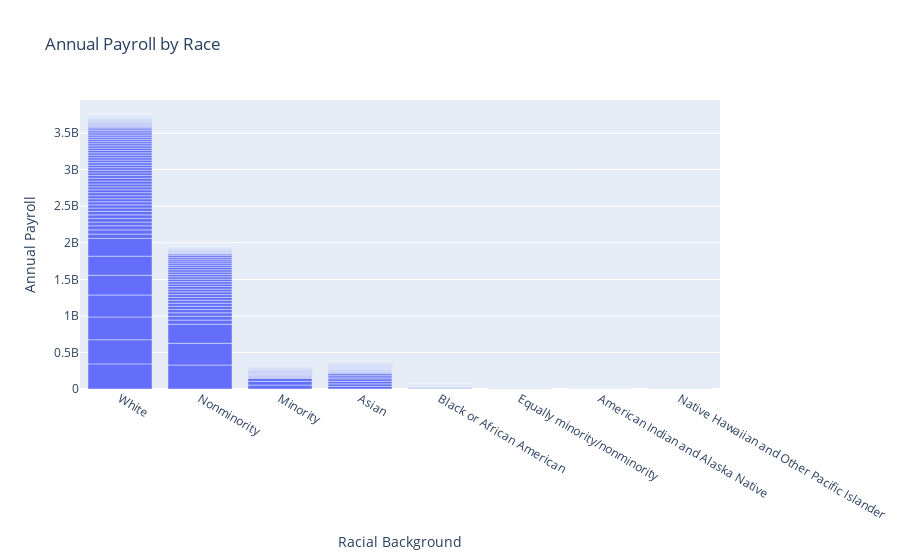

The notebook cell saved with this chart:
### Code cell
fig2 = px.bar(tech_cleaned2,x='RACE_GROUP_LABEL',y='PAYANN',orientation='v',
    labels = {
        "PAYANN":"Annual Payroll",
        "RACE_GROUP_LABEL" : "Racial Background"
    },
    title='Annual Payroll by Race')

fig.update_layout(barmode='stack', xaxis={'categoryorder':'total descending'})
fig2.show()

### Figure 1 — Plotly figure (JSON) as saved in the notebook; plotly's stock layout.template omitted (floating-point values rounded to 4 significant figures; data arrays with more than 128 entries replaced by an {"elided": "..."} marker saying what was removed)
{"data": [{"alignmentgroup": "True", "hovertemplate": "Racial Background=%{x}<br>Annual Payroll=%{y}<extra></extra>", "legendgroup": "", "marker": {"color": "#636efa", "pattern": {"shape": ""}}, "name": "", "offsetgroup": "", "orientation": "v", "showlegend": false, "textposition": "auto", "type": "bar", "x": {"elided": "701 str values"}, "xaxis": "x", "y": {"elided": "701 int values"}, "yaxis": "y"}], "layout": {"barmode": "relative", "legend": {"tracegroupgap": 0}, "title": {"text": "Annual Payroll by Race"}, "xaxis": {"anchor": "y", "domain": [0, 1], "title": {"text": "Racial Background"}}, "yaxis": {"anchor": "x", "domain": [0, 1], "title": {"text": "Annual Payroll"}}}}
